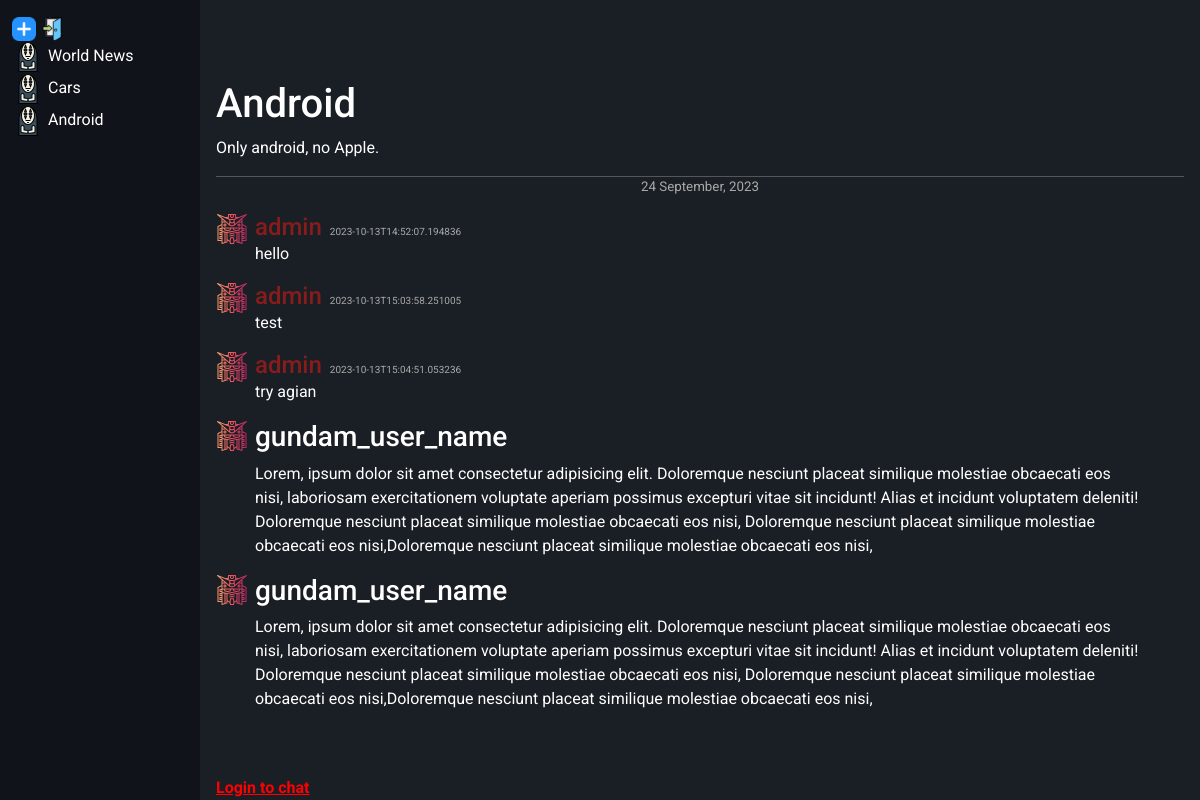
The page /channel/3 on the database as committed earlier.
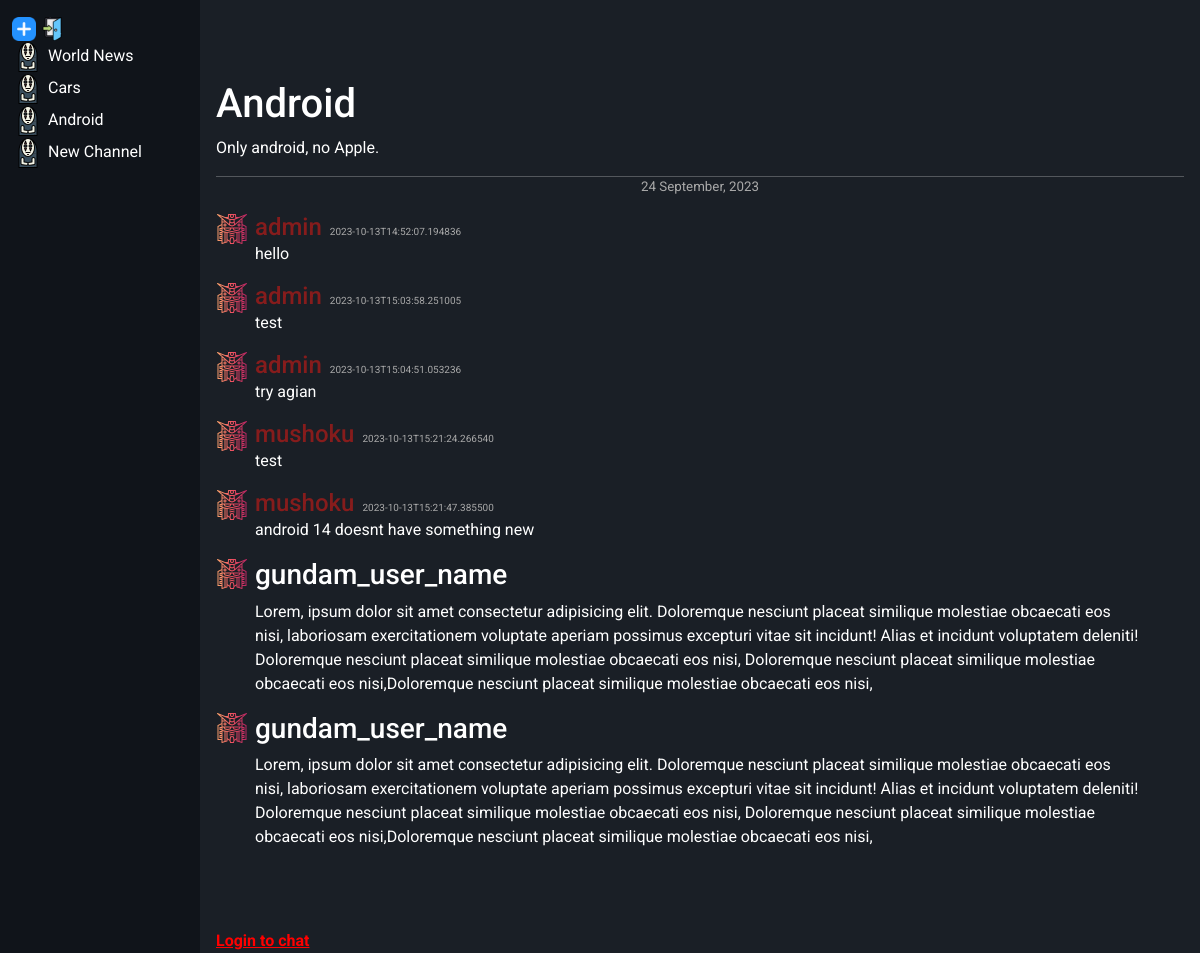
The same page on the database as committed later.
### main.py (models this page shows, shortened)
class Channel(db.Model):
    __tablename__ = "channels"
    id = db.Column(db.Integer, primary_key=True, autoincrement=True)
    name = db.Column(db.String, nullable=False)
    description = db.Column(db.String, nullable=False)
    chats = db.relationship("Chat", backref="channels", lazy=True)

class Chat(db.Model):
    __tablename__ = "chats"
    id = db.Column(db.Integer, primary_key=True, autoincrement=True)
    user_id = db.Column(db.Integer, db.ForeignKey("users.id"), nullable=False)
    channel_id = db.Column(db.Integer, db.ForeignKey("channels.id"), nullable=False)
    chat_text = db.Column(db.String, nullable=False)
    datetime = db.Column(db.DateTime, default=datetime.utcnow, nullable=False)

class User(UserMixin, db.Model):
    __tablename__ = "users"
    id = db.Column(db.Integer, primary_key=True, autoincrement=True)
    username = db.Column(db.String(50), nullable=False)
    email = db.Column(db.String(100), nullable=False)
    password = db.Column(db.String, nullable=False)
    chat = db.relationship("Chat", backref="users", lazy=True)
    db.UniqueConstraint(username, email)

### main.py (the view)
@app.route("/channel/<int:channel_id>")
def channel(channel_id):
    session["channel_id"] = channel_id
    channel = Channel.query.filter_by(id=channel_id).first()
    channels = Channel.query.all()
    chats = Chat.query.filter_by(channel_id=channel_id).all()
    if current_user.is_authenticated:
        session["channel_id"] = channel_id
        session["username"] = current_user.username
        return render_template("index.html", channel=channel, chats=chats, channels=channels)
    return render_template("index.html", channel=channel, chats=chats, channels=channels)

### templates/index.html (shortened to what this page needs)
{% extends "base.html" %}
{% block content %}
<div class="container-fluid">
    <div class="row">
        <div id="channels-side" class="col-lg-2 col-md-3 col-sm-2">
            <ul class="side-list">
                <li>
                    <div>
                        <a style="display: inline;" href="{{url_for('create_channel')}}" title="create-channel"><img src="{{url_for('static', filename='images/plus.png')}}" alt="sign-up" height="24px"></a>
                        <a style="display: inline;" href="{{url_for('register')}}" title="sign-up"><img src="{{url_for('static', filename='images/log-in.png')}}" alt="sign-up" height="24px"></a>
                    </div>
                </li>
                {% for channel in channels %}
                <li>
                    <a href="{{url_for('channel', channel_id=channel.id)}}">
                        <img src="{{url_for('static', filename='images/ghost.png')}}" height="32px" width="32px"
                            alt="" />
                        {{channel.name}}
                    </a>
                </li>
                {% endfor %}
            </ul>
        </div>
        <div id="chat-side" class="col-lg-10 col-md-9 col-sm-10">
            <div class="cotainer-fluid">
                {% if channel%}
                <div class="chat-area">
                    <section id="chat-head">
                        {% if channel %}
                        <h1>{{channel.name}}</h1>
                        <p>{{channel.description}}</p>
                        {% endif %}
                    </section>
                    <hr style="margin-bottom: 0;">
                    <p class="chat-day-date" style="text-align: center">24 September, 2023</p>
                    <ul class="side-list" id="chat-list">
                        {% for chat in chats %}
                        <li>
                            <div class="row">
                                <div class="col-1 user-chat-pic">
                                    <img src="{{url_for('static', filename='images/gundam.png')}}" height="32px"
                                        width="32px" alt="username">
                                </div>
                                <div class="col-11 user-chat-text">
                                    <h3 class="username">{{chat.users.username}}</h3><span
                                        class="chat-local-datetime">{{chat.datetime.isoformat()}}</span>
                                    <p>
                                        {{chat.chat_text}}
                                </div>
                            </div>
                        </li>
                        {% endfor %}
                        <li>
                            <div class="row">
                                <div class="col-1 user-chat-pic">
                                    <img src="{{url_for('static', filename='images/gundam.png')}}" height="32px"
                                        width="32px" alt="username">
                                </div>
                                <div class="col-11 user-chat-text">
                                    <h3>gundam_user_name</h3>
                                    <p>Lorem, ipsum dolor sit amet consectetur adipisicing elit.
                                        Doloremque nesciunt placeat similique molestiae obcaecati eos nisi, laboriosam
                                        exercitationem voluptate aperiam possimus excepturi vitae sit incidunt! Alias et
                                        incidunt
                                        voluptatem deleniti! Doloremque nesciunt placeat similique molestiae obcaecati eos
                                        nisi,
                                        Doloremque nesciunt placeat similique molestiae obcaecati eos nisi,Doloremque
                                        nesciunt placeat similique molestiae obcaecati eos nisi,
                                </div>
                            </div>
                        </li>
                        <li>
                            <div class="row">
                                <div style="display:inline; max-width: 39px;" class="col-1 user-chat-pic">
                                    <img src="{{url_for('static', filename='images/gundam.png')}}" height="32px"
                                        width="32px" alt="username">
                                </div>
                                <div style="display: inline;" class="col-11 user-chat-text">
                                    <h3>gundam_user_name</h3>
                                    <p>Lorem, ipsum dolor sit amet consectetur adipisicing elit.
                                        Doloremque nesciunt placeat similique molestiae obcaecati eos nisi, laboriosam
                                        exercitationem voluptate aperiam possimus excepturi vitae sit incidunt! Alias et
                                        incidunt
                                        voluptatem deleniti! Doloremque nesciunt placeat similique molestiae obcaecati eos
                                        nisi,
                                        Doloremque nesciunt placeat similique molestiae obcaecati eos nisi,Doloremque
                                        nesciunt placeat similique molestiae obcaecati eos nisi,
                                </div>
                            </div>
                        </li>
                    </ul>
                    <div class="message-box">
                        {% if current_user.is_authenticated %}
                        <div class="inputs">
                            <input type="text" rows="3" placeholder="Message" name="message" id="message"
                                onkeydown="message_input(this)" />
                            <button type="submit" name="send" id="send-btn" onClick="sendMessage()">
                                Send
                            </button>
                        </div>
                        {% else %}
                        <a href="{{url_for('login')}}" style="color: red;"><strong>Login to chat</strong></a>
                        {% endif %}
                    </div>
                </div>
                {% endif %}
            </div>
        </div>
    </div>
</div>
{% endblock  %}

### templates/base.html (shortened to what this page needs)
<!doctype html>
<html lang="en">
  <head>
    <link href="https://cdn.jsdelivr.net/npm/bootstrap@5.3.2/dist/css/bootstrap.min.css" rel="stylesheet">
    <link href="{{url_for('static', filename='css/style.css')}}" rel="stylesheet">
  </head>
  <body>
    {% block content %}{% endblock  %}
  </body>
</html>

### static/css/style.css (style rules this page uses)
body { background-color: #1a1f26; color: #FFFFFF; font-family: 'Roboto', Arial, sans-serif; }
h1 { margin-top: 5rem; }
#channels-side { height: 100vh; padding-top: 1rem; background-color: rgb(16, 20, 26); overflow-y: scroll; }
#channels-side a { text-decoration: none; color: #FFFFFF; display: -webkit-box; -webkit-line-clamp: 1; -webkit-box-orient: vertical; overflow: hidden; }
#chat-side { height: 100vh; padding: 0 1rem 0 1rem ; }
.side-list { list-style: none; padding-left: 0; }
.chat-area { height: 95vh; overflow-y: auto; }
#chat-list { margin-bottom: 3rem; }
.chat-day-date { font-size: smaller; text-align: center; color: darkgray; }
.user-chat-pic { display: inline; max-width: 39px; }
.user-chat-text { display: inline; }
.username { display: inline; font-size: 24px; color: rgb(134, 28, 28); }
.chat-local-datetime { font-size: x-small; color: darkgray; margin-left: 0.5rem; }
.message-box { display: block; position: fixed; bottom: 0; width: 100%; }

Rows that differ between the two databases and show on the page:
added Channel: name "New Channel"
added Chat: users.username "mushoku", datetime "2023-10-13T15:21:24.266540", chat_text "test"
added Chat: users.username "mushoku", datetime "2023-10-13T15:21:47.385500", chat_text "android 14 doesnt have something new"
